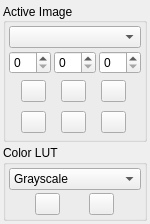
          <widget class="QWidget" name="scrollAreaWidgetContents">
           <property name="geometry">
            <rect>
             <x>0</x>
             <y>0</y>
             <width>150</width>
             <height>219</height>
            </rect>
           </property>
           <property name="minimumSize">
            <size>
             <width>150</width>
             <height>0</height>
            </size>
           </property>
           <property name="maximumSize">
            <size>
             <width>160</width>
             <height>16777215</height>
            </size>
           </property>
           <layout class="QVBoxLayout" name="verticalLayout_36">
            <property name="spacing">
             <number>3</number>
            </property>
            <property name="leftMargin">
             <number>3</number>
            </property>
            <property name="topMargin">
             <number>3</number>
            </property>
            <property name="rightMargin">
             <number>3</number>
            </property>
            <property name="bottomMargin">
             <number>3</number>
            </property>
            <item>
             <widget class="QGroupBox" name="ActiveVolBox">
              <property name="sizePolicy">
               <sizepolicy hsizetype="Expanding" vsizetype="Preferred">
                <horstretch>0</horstretch>
                <verstretch>0</verstretch>
               </sizepolicy>
              </property>
              <property name="minimumSize">
               <size>
                <width>0</width>
                <height>0</height>
               </size>
              </property>
              <property name="maximumSize">
               <size>
                <width>160</width>
                <height>16777215</height>
               </size>
              </property>
              <property name="layoutDirection">
               <enum>Qt::LeftToRight</enum>
              </property>
              <property name="title">
               <string notr="true">Active Image</string>
              </property>
              <property name="alignment">
               <set>Qt::AlignLeading|Qt::AlignLeft|Qt::AlignVCenter</set>
              </property>
              <property name="flat">
               <bool>false</bool>
              </property>
              <property name="checkable">
               <bool>false</bool>
              </property>
              <layout class="QVBoxLayout" name="verticalLayout_8">
               <property name="spacing">
                <number>3</number>
               </property>
               <property name="leftMargin">
                <number>3</number>
               </property>
               <property name="topMargin">
                <number>3</number>
               </property>
               <property name="rightMargin">
                <number>3</number>
               </property>
               <property name="bottomMargin">
                <number>3</number>
               </property>
               <item>
                <widget class="QComboBox" name="ImageComboBox"/>
               </item>
               <item>
                <layout class="QGridLayout" name="gridLayout_4">
                 <property name="spacing">
                  <number>3</number>
                 </property>
                 <item row="0" column="0">
                  <widget class="QSpinBox" name="CoronalSpinner">
                   <property name="toolTip">
                    <string>Coronal</string>
                   </property>
                   <property name="maximum">
                    <number>500</number>
                   </property>
                  </widget>
                 </item>
                 <item row="0" column="1">
                  <widget class="QSpinBox" name="SagittalSpinner">
                   <property name="toolTip">
                    <string>Sagital</string>
                   </property>
                   <property name="maximum">
                    <number>500</number>
                   </property>
                  </widget>
                 </item>
                 <item row="0" column="2">
                  <widget class="QSpinBox" name="AxialSpinner">
                   <property name="toolTip">
                    <string>Axial</string>
                   </property>
                   <property name="maximum">
                    <number>500</number>
                   </property>
                  </widget>
                 </item>
                </layout>
               </item>
               <item>
                <layout class="QHBoxLayout" name="horizontalLayout_9">
                 <property name="topMargin">
                  <number>3</number>
                 </property>
                 <property name="bottomMargin">
                  <number>3</number>
                 </property>
                 <item>
                  <widget class="QPushButton" name="OpenImgBut">
                   <property name="maximumSize">
                    <size>
                     <width>25</width>
                     <height>25</height>
                    </size>
                   </property>
                   <property name="text">
                    <string/>
                   </property>
                   <property name="icon">
                    <iconset resource="TractCreator.qrc">
                     <normaloff>:/images/Open.png</normaloff>:/images/Open.png</iconset>
                   </property>
                   <property name="iconSize">
                    <size>
                     <width>23</width>
                     <height>23</height>
                    </size>
                   </property>
                  </widget>
                 </item>
                 <item>
                  <widget class="QPushButton" name="CloseImgBut">
                   <property name="maximumSize">
                    <size>
                     <width>25</width>
                     <height>25</height>
                    </size>
                   </property>
                   <property name="text">
                    <string/>
                   </property>
                   <property name="icon">
                    <iconset resource="TractCreator.qrc">
                     <normaloff>:/images/close.png</normaloff>:/images/close.png</iconset>
                   </property>
                   <property name="iconSize">
                    <size>
                     <width>23</width>
                     <height>23</height>
                    </size>
                   </property>
                  </widget>
                 </item>
                 <item>
                  <widget class="QPushButton" name="SaveImgBut">
                   <property name="maximumSize">
                    <size>
                     <width>25</width>
                     <height>25</height>
                    </size>
                   </property>
                   <property name="text">
                    <string/>
                   </property>
                   <property name="icon">
                    <iconset resource="TractCreator.qrc">
                     <normaloff>:/images/save.png</normaloff>:/images/save.png</iconset>
                   </property>
                   <property name="iconSize">
                    <size>
                     <width>23</width>
                     <height>23</height>
                    </size>
                   </property>
                  </widget>
                 </item>
                </layout>
               </item>
               <item>
                <layout class="QHBoxLayout" name="horizontalLayout_13">
                 <property name="topMargin">
                  <number>3</number>
                 </property>
                 <property name="bottomMargin">
                  <number>3</number>
                 </property>
                 <item>
                  <widget class="QPushButton" name="UncheckZoomButton">
                   <property name="maximumSize">
                    <size>
                     <width>25</width>
                     <height>25</height>
                    </size>
                   </property>
                   <property name="text">
                    <string/>
                   </property>
                   <property name="icon">
                    <iconset resource="TractCreator.qrc">
                     <normaloff>:/images/arrow.png</normaloff>:/images/arrow.png</iconset>
                   </property>
                   <property name="iconSize">
                    <size>
                     <width>23</width>
                     <height>23</height>
                    </size>
                   </property>
                   <property name="checkable">
                    <bool>true</bool>
                   </property>
                   <property name="autoExclusive">
                    <bool>true</bool>
                   </property>
                  </widget>
                 </item>
                 <item>
                  <widget class="QPushButton" name="ZoomInButton">
                   <property name="maximumSize">
                    <size>
                     <width>25</width>
                     <height>25</height>
                    </size>
                   </property>
                   <property name="text">
                    <string/>
                   </property>
                   <property name="icon">
                    <iconset resource="TractCreator.qrc">
                     <normaloff>:/images/zoom-in.png</normaloff>:/images/zoom-in.png</iconset>
                   </property>
                   <property name="iconSize">
                    <size>
                     <width>23</width>
                     <height>23</height>
                    </size>
                   </property>
                   <property name="checkable">
                    <bool>true</bool>
                   </property>
                   <property name="autoExclusive">
                    <bool>true</bool>
                   </property>
                  </widget>
                 </item>
                 <item>
                  <widget class="QPushButton" name="ZoomOutButton">
                   <property name="maximumSize">
                    <size>
                     <width>25</width>
                     <height>25</height>
                    </size>
                   </property>
                   <property name="text">
                    <string/>
                   </property>
                   <property name="icon">
                    <iconset resource="TractCreator.qrc">
                     <normaloff>:/images/zoom-out.png</normaloff>:/images/zoom-out.png</iconset>
                   </property>
                   <property name="iconSize">
                    <size>
                     <width>23</width>
                     <height>23</height>
                    </size>
                   </property>
                   <property name="checkable">
                    <bool>true</bool>
                   </property>
                   <property name="autoExclusive">
                    <bool>true</bool>
                   </property>
                  </widget>
                 </item>
                </layout>
               </item>
              </layout>
             </widget>
            </item>
            <item>
             <widget class="QGroupBox" name="Load_LUT_Box">
              <property name="maximumSize">
               <size>
                <width>160</width>
                <height>16777215</height>
               </size>
              </property>
              <property name="title">
               <string>Color LUT</string>
              </property>
              <layout class="QVBoxLayout" name="verticalLayout_7">
               <property name="spacing">
                <number>3</number>
               </property>
               <property name="leftMargin">
                <number>3</number>
               </property>
               <property name="topMargin">
                <number>3</number>
               </property>
               <property name="rightMargin">
                <number>3</number>
               </property>
               <property name="bottomMargin">
                <number>3</number>
               </property>
               <item>
                <widget class="QComboBox" name="LUT_Box">
                 <item>
                  <property name="text">
                   <string>Grayscale</string>
                  </property>
                  <property name="icon">
                   <iconset resource="TractCreator.qrc">
                    <normaloff>:/images/grayscale1.png</normaloff>:/images/grayscale1.png</iconset>
                  </property>
                 </item>
                 <item>
                  <property name="text">
                   <string>FREESURFER</string>
                  </property>
                  <property name="icon">
                   <iconset resource="TractCreator.qrc">
                    <normaloff>:/images/fslogosmall.png</normaloff>:/images/fslogosmall.png</iconset>
                  </property>
                 </item>
                </widget>
               </item>
               <item>
                <layout class="QHBoxLayout" name="horizontalLayout_14">
                 <item>
                  <widget class="QPushButton" name="Open_LUT_Button">
                   <property name="sizePolicy">
                    <sizepolicy hsizetype="Fixed" vsizetype="Fixed">
                     <horstretch>0</horstretch>
                     <verstretch>0</verstretch>
                    </sizepolicy>
                   </property>
                   <property name="maximumSize">
                    <size>
                     <width>25</width>
                     <height>25</height>
                    </size>
                   </property>
                   <property name="toolTip">
                    <string>Load color table</string>
                   </property>
                   <property name="text">
                    <string/>
                   </property>
                   <property name="icon">
                    <iconset resource="TractCreator.qrc">
                     <normaloff>:/images/Open.png</normaloff>:/images/Open.png</iconset>
                   </property>
                   <property name="iconSize">
                    <size>
                     <width>23</width>
                     <height>23</height>
                    </size>
                   </property>
                  </widget>
                 </item>
                 <item>
                  <widget class="QPushButton" name="Delete_LUT_Button">
                   <property name="minimumSize">
                    <size>
                     <width>0</width>
                     <height>0</height>
                    </size>
                   </property>
                   <property name="maximumSize">
                    <size>
                     <width>25</width>
                     <height>25</height>
                    </size>
                   </property>
                   <property name="text">
                    <string/>
                   </property>
                   <property name="icon">
                    <iconset resource="TractCreator.qrc">
                     <normaloff>:/images/close.png</normaloff>:/images/close.png</iconset>
                   </property>
                   <property name="iconSize">
                    <size>
                     <width>23</width>
                     <height>23</height>
                    </size>
                   </property>
                  </widget>
                 </item>
                </layout>
               </item>
              </layout>
             </widget>
            </item>
            <item>
             <spacer name="verticalSpacer">
              <property name="orientation">
               <enum>Qt::Vertical</enum>
              </property>
              <property name="sizeHint" stdset="0">
               <size>
                <width>141</width>
                <height>260</height>
               </size>
              </property>
             </spacer>
            </item>
           </layout>
          </widget>
